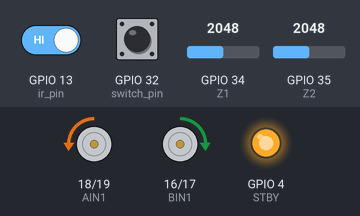
A sketch run on a simulated ESP32. Shown: motor-driver pin pairs drawn as motors (green arrow = first pin HIGH = forward, orange = second pin HIGH = backward, longer = more drive, scaled by the enable pin, stopped while the standby pin is LOW), output pins drawn as LEDs (lit = HIGH). Inputs (shaded band) come from the test bench; at power-on: GPIO 32 (switch_pin) HIGH, GPIO 13 (ir_pin) HIGH, GPIO 34 (Z1) = 2048, GPIO 35 (Z2) = 2048. Nothing arrives over Bluetooth unless stated; pins used as bus, display or sensor lines are not drawn.

Above: at 0.1 s.
At 3.8 s:
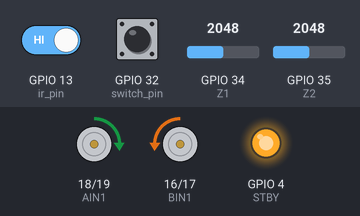
3.9 s: GPIO 32 (switch_pin) pulled LOW for 3.2 s
At 7.8 s:
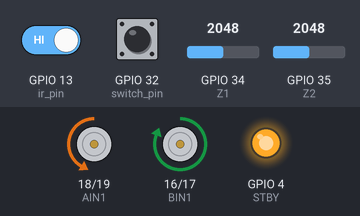
Timing chart, 0 to 9.3 s (numbered marks = the images above; inputs shaded):
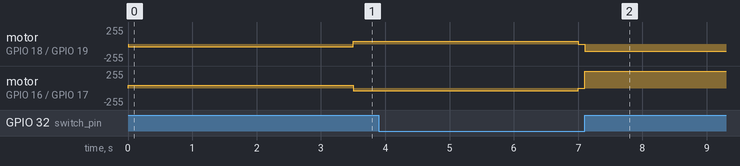

The sketch:

line_technoxian.ino
```cpp
#include "BluetoothSerial.h"

BluetoothSerial SerialBT;


bool lineLost = false;


#define AIN1 18
#define AIN2 19
#define PWMA 23
#define BIN1 16
#define BIN2 17
#define PWMB 5
#define STBY 4

#define S0 25
#define S1 26
#define S2 27

#define Z1 34
#define Z2 35

#define switch_pin 32

#define ir_pin 13

int sensor[16];  // saves raw readings from sensors
int sensorMin[16]; // stores min values of all the sensors
int sensorMax[16]; // stores max values of all the sensors
int sensorDigital[16]; // stores digital values of all the sensors/

int startIdx = 0;
int endIdx   = 16;

int base_speed = 150;
int const_speed = 150;
int min_speed = 60;

int check_rightspeed = 0;
int check_leftspeed = 0;

float error = 0;
float previous_error = 0;

float kp =50;
float kd =70;
float ki =0;
float ks =30;

float integral = 0;

bool inverted = false;
bool onloop = false;

int invertedCounter = 0;


void setup() {
  // put your setup code here, to run once:
  Serial.begin(115200);
  SerialBT.begin("LineFollower");

  pinMode(AIN1,OUTPUT);
  pinMode(AIN2,OUTPUT);
  pinMode(BIN1,OUTPUT);
  pinMode(BIN2,OUTPUT);
  pinMode(PWMA,OUTPUT);
  pinMode(PWMB,OUTPUT);
  pinMode(STBY,OUTPUT);

  pinMode(S0,OUTPUT);
  pinMode(S1,OUTPUT);
  pinMode(S2,OUTPUT);

  pinMode(Z1,INPUT);
  pinMode(Z2,INPUT);

  pinMode(switch_pin,INPUT_PULLUP);

  pinMode(ir_pin,INPUT_PULLUP);


digitalWrite(STBY,HIGH);


calibrateSensors();
generateDigital();

  // Wait for switch press
  while (digitalRead(switch_pin) == HIGH);

  delay(20);                    // debounce

  // Wait for release
  while (digitalRead(switch_pin) == LOW);


}

void loop() {

  if (digitalRead(ir_pin) != LOW)
  {
  follow_line();
  }

  else if (digitalRead(ir_pin) != HIGH)
  {
    stop_motors();
    delay(10);
  }

}


void move_forward(int right_speed, int left_speed)
{


  if (right_speed > 0 && left_speed > 0)
  {
  digitalWrite(AIN1,HIGH);
  digitalWrite(AIN2,LOW);
  digitalWrite(BIN1,HIGH);
  digitalWrite(BIN2,LOW);
  analogWrite(PWMB,left_speed);
  analogWrite(PWMA,right_speed);
  }
  else if (right_speed < 0 && left_speed > 0 )
  {
  digitalWrite(AIN1,LOW);
  digitalWrite(AIN2,HIGH);
  digitalWrite(BIN1,HIGH);
  digitalWrite(BIN2,LOW);
  analogWrite(PWMB,left_speed);
  analogWrite(PWMA,-right_speed);
  }
    else if (right_speed > 0 && left_speed < 0)
  {
  digitalWrite(AIN1,HIGH);
  digitalWrite(AIN2,LOW);
  digitalWrite(BIN1,LOW);
  digitalWrite(BIN2,HIGH);
  analogWrite(PWMB,-left_speed);
  analogWrite(PWMA,right_speed);
  }
  else if (right_speed < 0 && left_speed < 0)
  {
    digitalWrite(AIN1, LOW);
    digitalWrite(AIN2, HIGH);

    digitalWrite(BIN1, LOW);
    digitalWrite(BIN2, HIGH);

    analogWrite(PWMA, -right_speed);
    analogWrite(PWMB, -left_speed);
  }
}

void stop_motors()
{
    digitalWrite(AIN1, HIGH);
    digitalWrite(AIN2, HIGH);

    digitalWrite(BIN1, HIGH);
    digitalWrite(BIN2, HIGH);

    analogWrite(PWMA, 255);
    analogWrite(PWMB, 255);
}


void follow_line()
{
  get_value();
  generateDigital();

    error = find_error();

    float derivative = error - previous_error;
    integral += error;
    float correction = kp * error + kd * derivative + ki * integral;

    float absError = fabs(error);

// if (abs(error) > 5)
//     base_speed = 0;
// else if (abs(error) > 4)
//     base_speed = 30;
// else if (abs(error) > 3)
//     base_speed = 50;
// else if (abs(error) > 2)
//     base_speed = 120;
// else
// {
//   base_speed = 170;
// }

    float e = abs(error);
    base_speed = min_speed +(const_speed - min_speed) * exp(-0.15 * e);

    int rightmotorspeed = base_speed + correction;
    int leftmotorspeed  = base_speed - correction;

    if (abs(error) <= 1 ){
  check_rightspeed = 0;
  check_leftspeed = 0;
}
else{
  check_rightspeed = (rightmotorspeed<255)?0:rightmotorspeed-255;
  check_leftspeed = (leftmotorspeed<255)?0:leftmotorspeed-255;
}

    // if (absError >= 6  || lineLost == true)
    // {
    //   rightmotorspeed = constrain(rightmotorspeed + check_leftspeed, -50, 50);
    //   leftmotorspeed  = constrain(leftmotorspeed + check_rightspeed, -50, 50);
    // }                 // sharp turn — hard floor
    // else if (absError >= 3)
    // {
    // rightmotorspeed = constrain(rightmotorspeed, -50, 120);
    //   leftmotorspeed  = constrain(leftmotorspeed, -50, 120); // ramp 3→6 maps to 170→100
    // }
    // else
    // {
    //   rightmotorspeed = constrain(rightmotorspeed, 0, 255);
    //   leftmotorspeed  = constrain(leftmotorspeed, 0, 255);
    // }                 // straight / gentle curve


      rightmotorspeed = constrain(rightmotorspeed + check_leftspeed, -255, 255);
      leftmotorspeed  = constrain(leftmotorspeed + check_rightspeed, -255, 255);
    move_forward(rightmotorspeed, leftmotorspeed);
    previous_error = error;
}


float find_error()
{
    float weights[16] = {-8,-6,-4.5,-3.5,-3,-2,-1.5,0,0,1.5,2,3,3.5,4.5,6,8};

    // onloop = check_in_loop();
    // int startIdx = onloop ? 2  : 0;
    // int endIdx   = onloop ? 13 : 15;

    float weightedSum = 0;
    float total = 0;

    // if (lineLost=true)
    // {
    //   startIdx = lineLost ? 2  : 0;
    //   endIdx   = lineLost ? 13 : 15;
    // }

    for (int i = 0; i < 16; i++)
    {
        float range = sensorMax[i] - sensorMin[i];
        float norm = (range > 0) ? (float)(sensor[i] - sensorMin[i]) / range : 0;
        norm = constrain(norm, 0.0, 1.0);
        // norm is already 1.0 = on line, 0.0 = off line, per your calibration polarity

        weightedSum += norm * weights[i];
        total += norm;
    }

    if (total < 2) // nothing sees the line
    {
      lineLost = true;

      return (previous_error > 0) ? 12 : -12;
    }

    lineLost = false;
    return weightedSum / total;
}


void selectChannel(int ch)
{
  digitalWrite(S0, ch & 1);
  digitalWrite(S1, (ch >> 1) & 1);
  digitalWrite(S2, (ch >> 2) & 1);
}

void get_value()
{


  for(int ch = 0; ch < 8; ch++)
  {
    selectChannel(ch);
    delayMicroseconds(50);

    sensor[ch] = analogRead(Z1);
    sensor[15-ch] = analogRead(Z2);

  }

}


void calibrateSensors()
{
    for(int i = 0; i < 16; i++)
    {
        sensorMin[i] = 4095;
        sensorMax[i] = 0;
    }

    // Rotate left
    digitalWrite(AIN1, LOW);
    digitalWrite(AIN2, HIGH);

    digitalWrite(BIN1, HIGH);
    digitalWrite(BIN2, LOW);

    analogWrite(PWMA, 40);
    analogWrite(PWMB, 40);

    unsigned long start = millis();

    while(millis() - start < 3500)
    {
        get_value();

        for(int i = 0; i < 16; i++)
        {
            sensorMin[i] = min(sensorMin[i], sensor[i]);
            sensorMax[i] = max(sensorMax[i], sensor[i]);
        }
    }

    // Rotate right
    digitalWrite(AIN1, HIGH);
    digitalWrite(AIN2, LOW);

    digitalWrite(BIN1, LOW);
    digitalWrite(BIN2, HIGH);

    start = millis();

    while(millis() - start < 3500)
    {
        get_value();

        for(int i = 0; i < 16; i++)
        {
            sensorMin[i] = min(sensorMin[i], sensor[i]);
            sensorMax[i] = max(sensorMax[i], sensor[i]);
        }
    }

    stop_motors();
}


void generateDigital()
{
    for(int i = 0; i < 16; i++)
    {
        int threshold = (sensorMin[i] + sensorMax[i]) / 2;

        sensorDigital[i] = (sensor[i] > threshold);
        sensorDigital[i] = !sensorDigital[i];     // on line = 0  && off line = 1
    }
}

void BT_connect()
{

    if (SerialBT.available())
    {
        String cmd = SerialBT.readStringUntil('\n');

        if(cmd.startsWith("KP="))
        {
            kp = cmd.substring(3).toFloat();
            SerialBT.print("KP = ");
            SerialBT.println(kp);
        }

        else if(cmd.startsWith("KD="))
        {
            kd = cmd.substring(3).toFloat();
            SerialBT.print("KD = ");
            SerialBT.println(kd);
        }

        else if(cmd.startsWith("KI="))
        {
            ki = cmd.substring(3).toFloat();
            SerialBT.print("KI = ");
            SerialBT.println(ki);
        }

        else if(cmd.startsWith("SPEED="))
        {
            base_speed = cmd.substring(6).toInt();
            SerialBT.print("SPEED = ");
            SerialBT.println(base_speed);
        }
    }
}

bool sharpRightTurn()
{
    // line detected on far-left sensors, nothing center/right
    return (sensorDigital[0] || sensorDigital[1] || sensorDigital[2])
        && !(sensorDigital[7] || sensorDigital[8])
        && !(sensorDigital[13] || sensorDigital[14] || sensorDigital[15]);
}

bool sharpLeftTurn()
{
    return (sensorDigital[13] || sensorDigital[14] || sensorDigital[15])
        && !(sensorDigital[7] || sensorDigital[8])
        && !(sensorDigital[0] || sensorDigital[1] || sensorDigital[2]);
}


// bool check_in_loop()
// {
//   if ((digitalRead(sensorDigital[4]) == digitalRead(sensorDigital[11]) == digitalRead(sensorDigital[8]) ) && (digitalRead(sensorDigital[11]) != digitalRead(sensorDigital[7])))
//   {
//     onloop = true;
//     return onloop;
//   }
```
